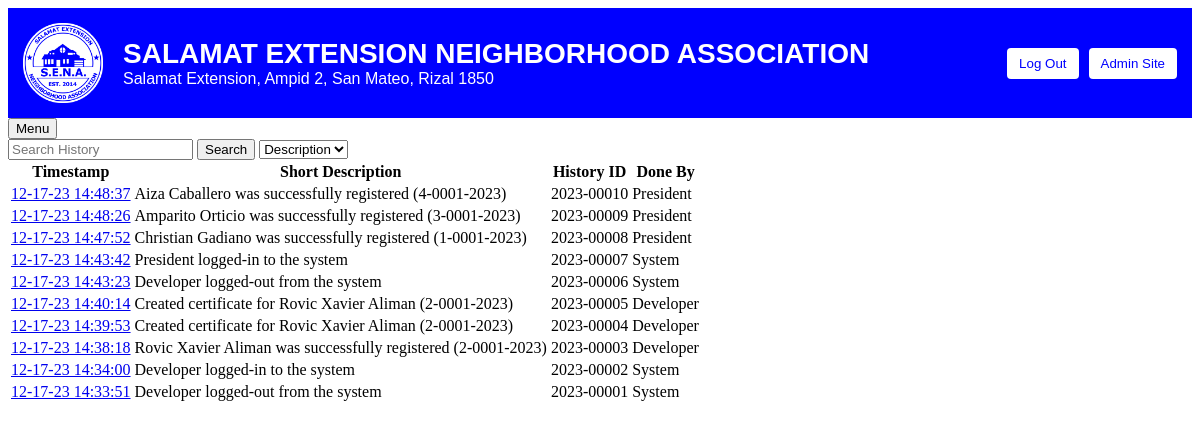
Screenshot of /masterlist/history/ (signed in) with the database file from the repository.
### masterlist/models.py (models this page shows, shortened)
class History(models.Model):
	history_id = models.CharField(max_length=10, primary_key=True) # 2023-00001 (History on 2023, Entry #1)
	history_timestamp = models.CharField(max_length=17) # MM-DD-YY HH:MM:SS
	history_short_desc = models.CharField(max_length=100)
	history_long_desc = models.TextField()
	history_done_by = models.CharField(max_length=20, null=True) # e.g., President, Secretary
	person = models.ForeignKey(Person, on_delete=models.SET_NULL, null=True) # prevents deletion of histories attributed to a 'Person' when it's deleted

### masterlist/views.py (the view)
# urls.py: path('history/', views.view_history, name='view_history'),
@login_required(login_url='login')
def view_history(request):
	return render(request, 'masterlist/history.html', {'history': History.objects.all().order_by('-history_id')})

### templates/masterlist/history.html (shortened to what this page needs)
{% extends "base.html" %}
{% block content %}
<a href="{% url 'index' %}"><button>Menu</button></a>
<form action="{% url 'search_history' %}" method="POST">
	<input type="search" name="history-search" value="{{ search_content }}" placeholder="Search History" required>
	<input type="submit" value="Search">
	<select id="search-filter" name="history-search-filter">
		<option value="by-description" {% if search_filter == 'by-description' %}{{ 'selected' }}{% endif %}>Description</option>
	</select>
</form>
{% if history %}
<table id="history_list">
	<tr>
		<th>Timestamp</th>
		<th>Short Description</th>
		<th>History ID</th>
		<th>Done By</th>
	</tr>
	{% for entry in history %}
	<tr>
		<td><a href="{% url 'history_details' entry.history_id %}">{{ entry.history_timestamp }}</a></td>
		<td>{{ entry.history_short_desc }}</td>
		<td>{{ entry.history_id }}</td>
		<td>{{ entry.history_done_by }}</td>
	</tr>
	{% endfor %}
</table>
{% endif %}
{% endblock %}

### rows the page displays
History: history_timestamp "12-17-23 14:48:37", history_short_desc "Aiza Caballero was successfully registered (4-0001-2023)", history_id "2023-00010", history_done_by "President"
History: history_timestamp "12-17-23 14:48:26", history_short_desc "Amparito Orticio was successfully registered (3-0001-2023)", history_id "2023-00009", history_done_by "President"
History: history_timestamp "12-17-23 14:47:52", history_short_desc "Christian Gadiano was successfully registered (1-0001-2023)", history_id "2023-00008", history_done_by "President"
History: history_timestamp "12-17-23 14:43:42", history_short_desc "President logged-in to the system", history_id "2023-00007", history_done_by "System"
History: history_timestamp "12-17-23 14:43:23", history_short_desc "Developer logged-out from the system", history_id "2023-00006", history_done_by "System"
History: history_timestamp "12-17-23 14:40:14", history_short_desc "Created certificate for Rovic Xavier Aliman (2-0001-2023)", history_id "2023-00005", history_done_by "Developer"
History: history_timestamp "12-17-23 14:39:53", history_short_desc "Created certificate for Rovic Xavier Aliman (2-0001-2023)", history_id "2023-00004", history_done_by "Developer"
History: history_timestamp "12-17-23 14:38:18", history_short_desc "Rovic Xavier Aliman was successfully registered (2-0001-2023)", history_id "2023-00003", history_done_by "Developer"
History: history_timestamp "12-17-23 14:34:00", history_short_desc "Developer logged-in to the system", history_id "2023-00002", history_done_by "System"
History: history_timestamp "12-17-23 14:33:51", history_short_desc "Developer logged-out from the system", history_id "2023-00001", history_done_by "System"
